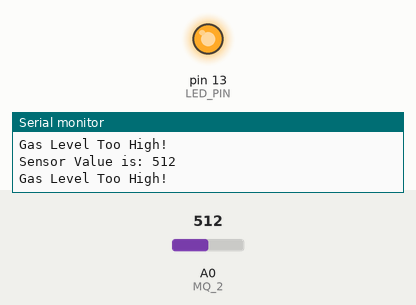
A sketch run on a simulated Arduino Uno, built with avr-gcc and run on an emulated ATmega328P. On the bench: output pins drawn as LEDs (lit = HIGH), the last lines printed to the serial monitor. The test bench sets the inputs (shaded band); at power-on: A0 (MQ_2) = 512.

Above: at 6.8 s.
6.9 s: A0 (MQ_2) set to 290
At 11.8 s:
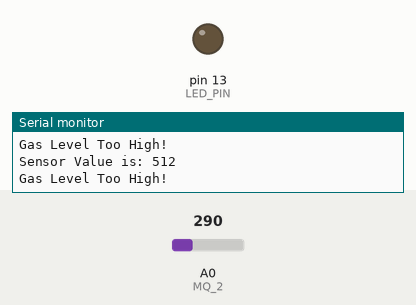
13.6 s: A0 (MQ_2) set to 306
At 15.4 s:
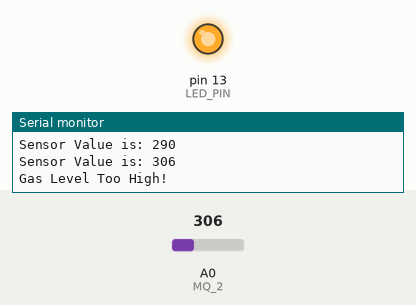
25.5 s: A0 (MQ_2) set to 122
At 26.0 s:
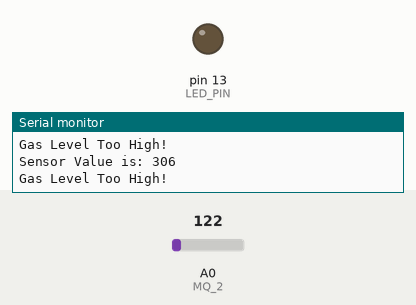
32.2 s: A0 (MQ_2) set to 310
At 33.8 s:
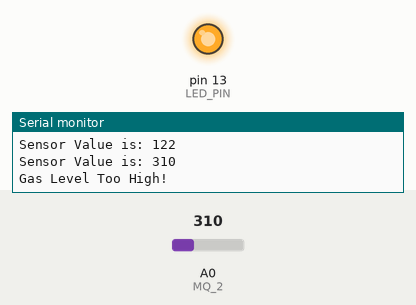
Timing chart, 0 to 45.1 s (numbered marks = the images above; inputs shaded):
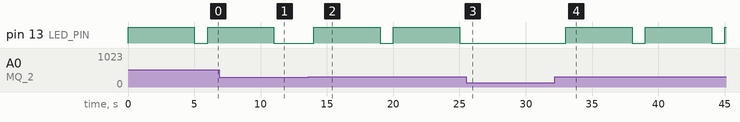

The sketch:

MES_GAS_SENSOR_CODE.ino
```cpp
#include <SoftwareSerial.h>
#define MQ_2 A0
#define BUZZER 6
SoftwareSerial BT(10, 11); // RX, TX

short int LED_PIN = 13;

void setup() {
  pinMode(LED_PIN, OUTPUT);
  digitalWrite(LED_PIN, LOW);
  Serial.begin(9600); // Serial Monitor
  BT.begin(9600);

}

void send_alert();


void loop() {
  // if (BT.available()) {
  //   char c = BT.read();
  //   Serial.print(c);
  // }

  // if (Serial.available()) {
  //   char c = Serial.read();
  //   BT.print(c);
  // }
  short int sensor_value;
  sensor_value = analogRead(MQ_2);
  Serial.print("Sensor Value is: ");
  Serial.print(sensor_value);
  Serial.println("");
  if(sensor_value >= 300){
    send_alert();
    digitalWrite(LED_PIN, HIGH);
    digitalWrite(BUZZER, HIGH);
    delay(5000);
    digitalWrite(BUZZER, LOW);
    digitalWrite(LED_PIN, LOW);
  }
  delay(1000);

}

void send_alert(){
  Serial.print("Gas Level Too High!\n");
  BT.print('1');
  BT.print('\n');
}
```

Measured:
- the behaviour switches between 299 and 300 on A0 (MQ_2) (found by bisection; images 1 and 2)
- after the input at 6.9 s, pin 13 (LED_PIN): goes on until 11.0 s, then stays LOW
- after the input at 13.6 s, pin 13 (LED_PIN): alternates HIGH for 5.0 s and LOW for 1.0 s, starting after 0.41 s
- after the input at 25.5 s, pin 13 (LED_PIN): stays LOW (without the input it goes to HIGH after 0.51 s)
- after the input at 32.2 s, pin 13 (LED_PIN): alternates HIGH for 5.0 s and LOW for 1.0 s, starting after 0.82 s
